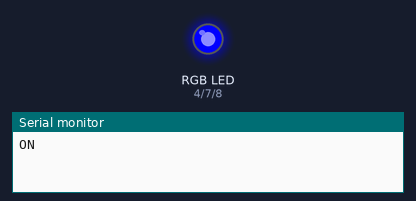
The sketch below on a simulated Arduino Uno, built with avr-gcc and run on an emulated ATmega328P. Shown: an RGB LED mixed from three pins (HIGH = lit), the last lines printed to the serial monitor.

Above: at 2.5 s.
At 7.5 s:
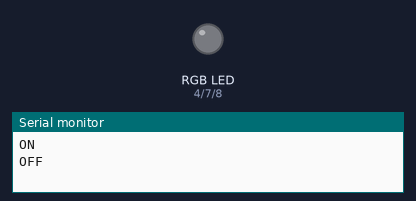
Timing chart, 0 to 13.0 s (numbered marks = the images above):
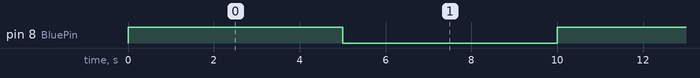

Measured:
- by itself, pin 8 (BluePin): alternates HIGH for 5.0 s and LOW for 5.0 s

The sketch:

LED.ino
```cpp
// April 17th
// this covers the last three lessons
// covering RGB LEDS, crossfaiding, and rate blinking
int RedPin = 4;
int GreenPin = 7;
int BluePin = 8;
void setup() {
  pinMode(RedPin, OUTPUT);
  pinMode(GreenPin, OUTPUT);
  pinMode(BluePin, OUTPUT);
  Serial.begin(9600);
}

void loop() {
  // put your main code here, to run repeatedly:
  //digitalWrite(RedPin, HIGH);
  //digitalWrite(GreenPin, HIGH);
  digitalWrite(BluePin, HIGH);
  Serial.println("ON");
  delay(5000);
  //digitalWrite(RedPin, LOW);
  //digitalWrite(GreenPin, LOW);
  digitalWrite(BluePin, LOW);
  Serial.println("OFF");
  delay(5000);


}
```
